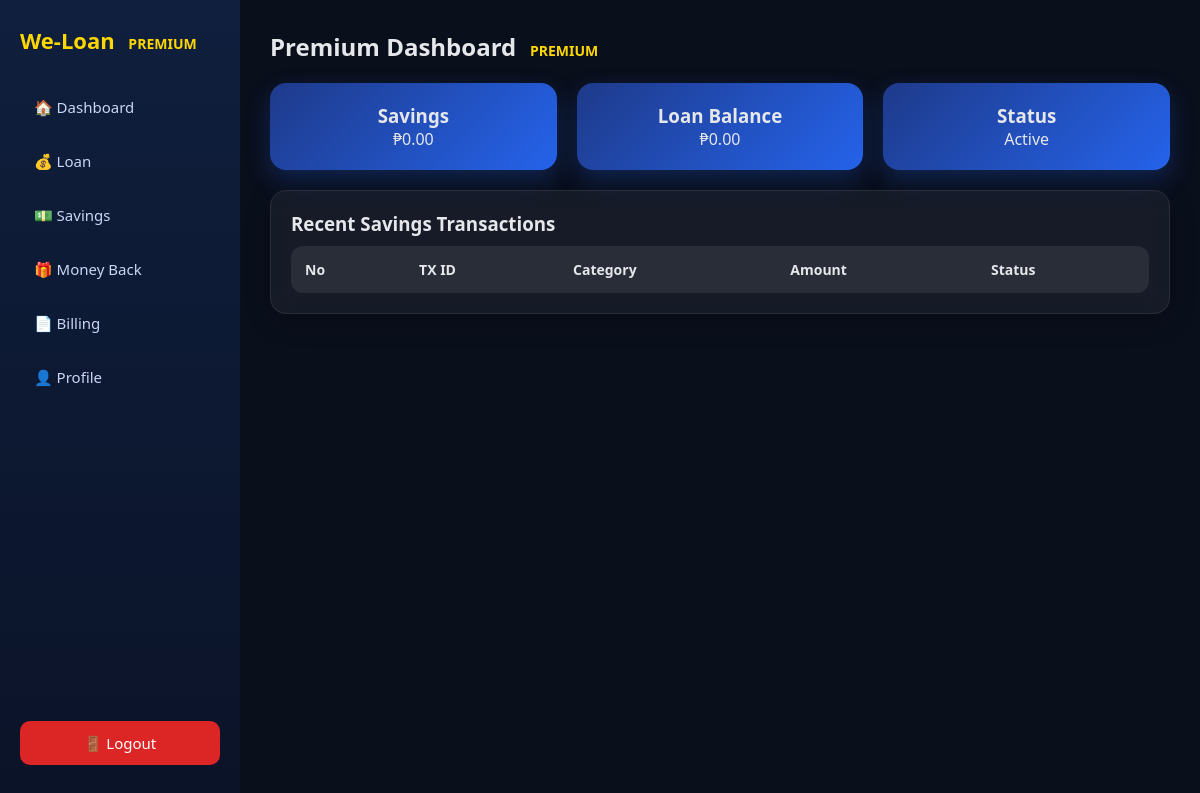
/premium_user/premium_dashboard.php (signed in), run on an earlier commit of the app's database.
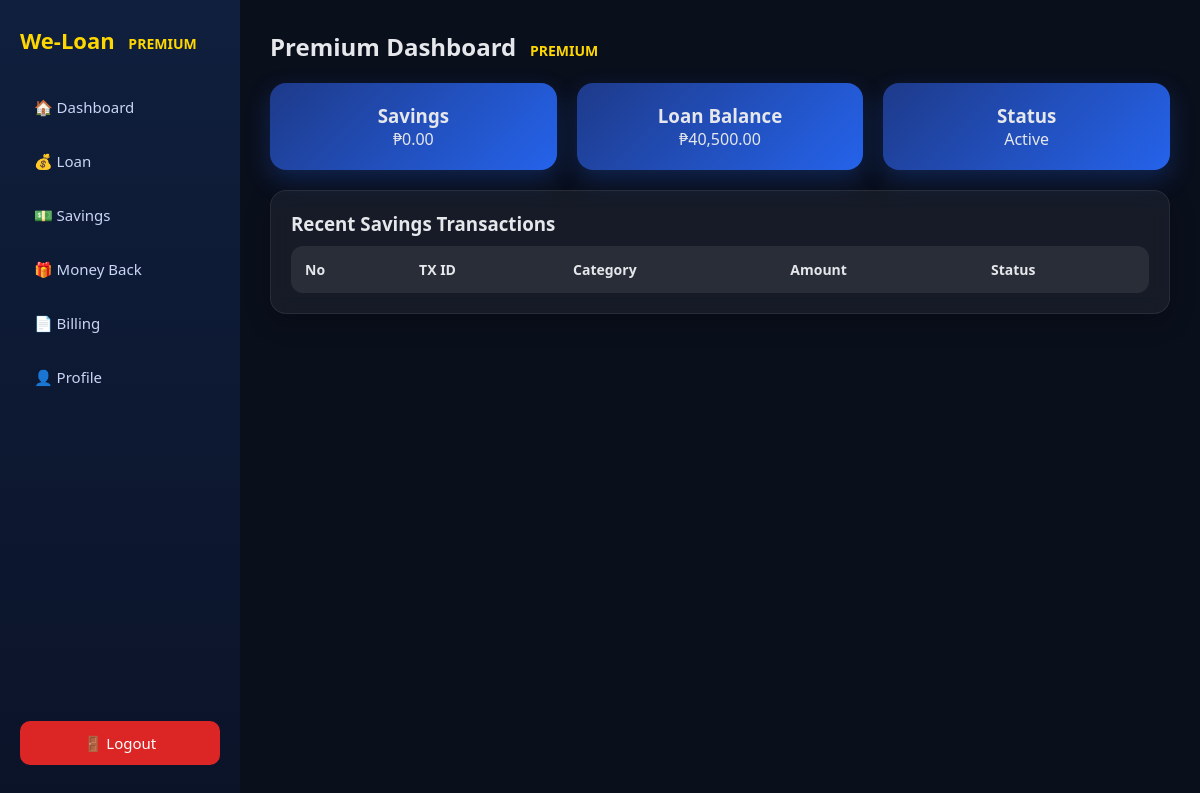
And on a later commit of the database.
### tables this page shows
CREATE TABLE `users` (
  `id` int(11) NOT NULL,
  `username` varchar(255) NOT NULL COMMENT 'Username or email',
  `email` varchar(255) NOT NULL,
  `password_hash` varchar(255) NOT NULL,
  `account_type` enum('basic','premium') NOT NULL DEFAULT 'basic',
  `name` varchar(255) NOT NULL,
  `address` text NOT NULL,
  `gender` enum('male','female','other') DEFAULT NULL,
  `birthday` date NOT NULL,
  `age` int(11) DEFAULT 0 COMMENT 'Computed from birthday',
  `phone` varchar(11) NOT NULL COMMENT 'PH format 09xxxxxxxxx',
  `bank_name` varchar(255) NOT NULL,
  `bank_account` varchar(50) NOT NULL,
  `account_holder` varchar(255) NOT NULL,
  `tin` varchar(20) NOT NULL,
  `company_name` varchar(255) NOT NULL,
  `company_address` text NOT NULL,
  `company_phone` varchar(11) NOT NULL,
  `position` varchar(255) NOT NULL,
  `monthly_earnings` decimal(10,2) NOT NULL,
  `proof_billing_path` varchar(500) DEFAULT NULL,
  `valid_id_path` varchar(500) DEFAULT NULL,
  `coe_path` varchar(500) DEFAULT NULL,
  `status` enum('pending','active','disabled') DEFAULT 'pending',
  `verified` tinyint(1) DEFAULT 0,
  `savings_balance` decimal(10,2) DEFAULT 0.00,
  `current_loan_amount` decimal(10,2) DEFAULT 0.00,
  `max_loan_amount` decimal(10,2) DEFAULT 10000.00 COMMENT 'Increases gradually up to 50000',
  `max_tenure_months` int(11) DEFAULT 12,
  `last_savings_activity` date DEFAULT NULL,
  `created_at` timestamp NOT NULL DEFAULT current_timestamp(),
  `updated_at` timestamp NOT NULL DEFAULT current_timestamp() ON UPDATE current_timestamp()
);

### premium_user/premium_dashboard.php (the view, shortened to what this page needs)
<?php
require_once __DIR__ . '/../db_connect_new.php';
$user_id = $_SESSION['user_id'];
$stmt = $pdo->prepare("SELECT * FROM users WHERE id=?");
$stmt->execute([$user_id]);
$user = $stmt->fetch();
$savings = $user['savings_balance'];
$loan = $user['current_loan_amount'];
?>
<!DOCTYPE html>
<html>
<head>
<link rel="stylesheet" href="premiumdb.css">
</head>
<body>
<div class="container">
<?php include 'sidebar.php'; ?>
<div class="main">
<h2>Premium Dashboard</h2>
<div class="cards">
<div class="card-box">
<h3>Savings</h3>
<p>₱<?php echo number_format($savings,2); ?></p>
</div>
<div class="card-box">
<h3>Loan Balance</h3>
<p>₱<?php echo number_format($loan,2); ?></p>
</div>
<div class="card-box">
<h3>Status</h3>
<p><?php echo ucfirst($user['status']); ?></p>
</div>
</div>
<div class="card">
<h3>Recent Savings Transactions</h3>
<table>
<tr>
<th>No</th>
<th>TX ID</th>
<th>Category</th>
<th>Amount</th>
<th>Status</th>
</tr>
</table>
</div>
</div>
</div>
</body>
</html>

What changed in the data, as far as the page shows it:
changed users "Active": current_loan_amount "0.00" → "40,500.00"
